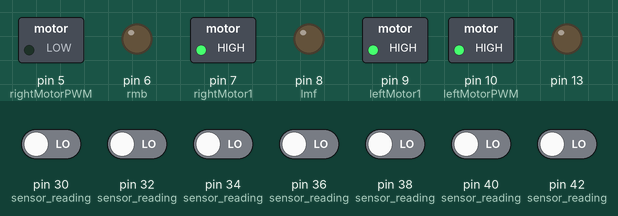
Recording of a sketch running on a simulated Arduino Mega 2560, built with avr-gcc and run on an emulated ATmega2560. Parts: switched loads named in the sketch (green lamp = pin HIGH), output pins drawn as LEDs (lit = HIGH). Inputs (shaded band) come from the test bench; at power-on: pin 30 (sensor_reading), pin 32 (sensor_reading), pin 34 (sensor_reading), pin 36 (sensor_reading), pin 38 (sensor_reading), pin 40 (sensor_reading), pin 42 (sensor_reading) LOW. What the sketch prints to the serial monitor is not drawn.

Above: at 4.2 s.
4.3 s: pin 36 (sensor_reading) driven HIGH
At 4.9 s:
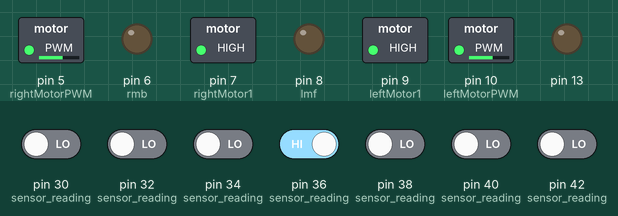
5.8 s: pin 30 (sensor_reading) driven HIGH
At 7.0 s:
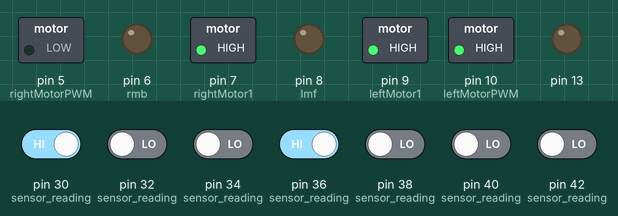
7.3 s: pin 40 (sensor_reading) driven HIGH
At 8.3 s:
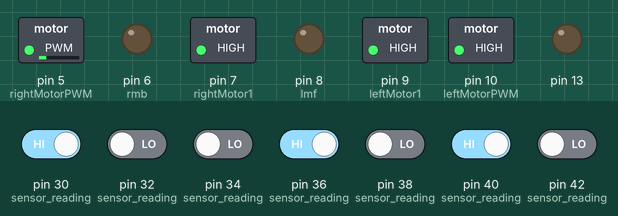
8.8 s: pin 42 (sensor_reading) driven HIGH
At 9.5 s:
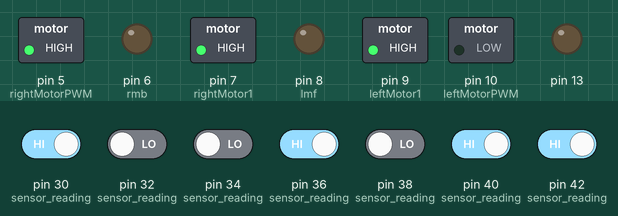
10.3 s: pin 34 (sensor_reading) driven HIGH
At 10.7 s:
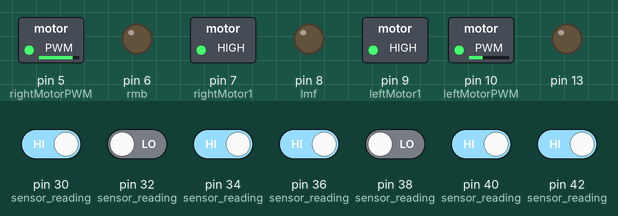
11.8 s: pin 32 (sensor_reading) driven HIGH
At 13.0 s:
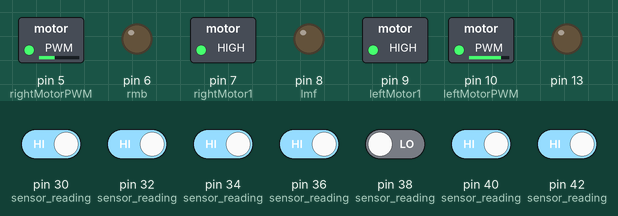
Timing chart, 0 to 14.3 s (numbered marks = the images above; inputs shaded):
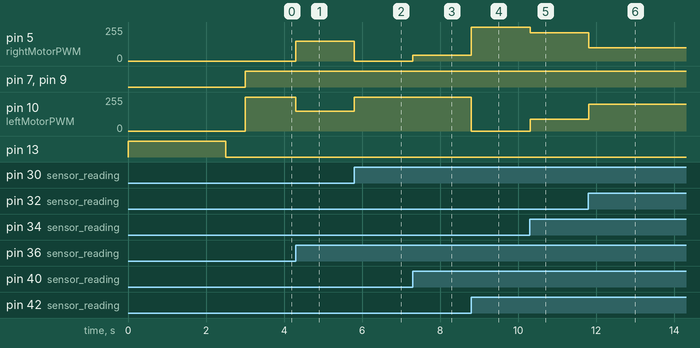

Measured:
- after the input at 4.3 s, pin 5 (rightMotorPWM): 0/255 → 150/255 at once; pin 10 (leftMotorPWM): 255/255 → 150/255 at once
- after the input at 5.8 s, pin 5 (rightMotorPWM): 150/255 → 0/255 at once; pin 10 (leftMotorPWM): 150/255 → 255/255 at once
- after the input at 7.3 s, pin 5 (rightMotorPWM): 0/255 → 45/255 at once
- after the input at 8.8 s, pin 5 (rightMotorPWM): 45/255 → 255/255 at once; pin 10 (leftMotorPWM): 255/255 → 0/255 at once
- after the input at 10.3 s, pin 5 (rightMotorPWM): 255/255 → 213/255 at once; pin 10 (leftMotorPWM): 0/255 → 87/255 at once
- after the input at 11.8 s, pin 5 (rightMotorPWM): 213/255 → 98/255 at once; pin 10 (leftMotorPWM): 87/255 → 202/255 at once

The sketch:

Final_Prog_MECHANIZERS.ino
```cpp
 #include<QTRSensors.h>
int s[7];
int i=1;
int error;
int lme = 10;
int lmf = 8;
int lmb = 9;
int rmf = 7;
int rmb = 6;
int rme = 5;
int r[7];
int data1;
float Kp = .317;
int Kd = 2;
int lastError=0;
int rightMotorSpeed,leftMotorSpeed;
int rightBaseSpeed=150;
int leftBaseSpeed=150;
int rightMaxSpeed=255;
int leftMaxSpeed=255;
#define rightMotor1 7
#define rightMotorPWM 5
#define leftMotor1 9
#define leftMotorPWM 10
QTRSensorsRC qtrrc((unsigned char[]){30,32, 34, 36, 38, 40, 42} ,7,2500,2);
unsigned int sensorValues[7];

void setup() {
  Serial.begin(38400);
  pinMode(lmf, OUTPUT);
  pinMode(rmf, OUTPUT);
  pinMode(lmb, OUTPUT);
  pinMode(rmb, OUTPUT);
  pinMode(lme, OUTPUT);
  pinMode(rme, OUTPUT);
  pinMode(13, OUTPUT);
  digitalWrite(13, HIGH);
  for(int i=0;i<100;i++)
  {
    qtrrc.calibrate();

  }

  digitalWrite(13, LOW);
  delay(500);

}

void sensor_reading() {
  s[1] = digitalRead(30);
  s[2] = digitalRead(32);
  s[3] = digitalRead(34);
  s[4] = digitalRead(36);
  s[5] = digitalRead(38);
  s[6] = digitalRead(40);
  s[7] = digitalRead(42);


}
void data()
{
  if(r[1]==1 && r[2]==0 && r[3]==0 && r[4]==0 && r[5]==0 && r[6]==0 && r[7]==0)
  error = -150;
  else if(r[1]==0 && r[2]==0 && r[3]==0 && r[4]==0 && r[5]==0 && r[6]==0 && r[7]==1)
  error = +150;

  else if(r[1]==0 && r[2]==0 && r[3]==0 && r[4]==1 && r[5]==0 && r[6]==0 && r[7]==0)
  error = 0;

  else if(r[1]==0 && r[2]==0 && r[3]==1 && r[4]==1 && r[5]==0 && r[6]==0 && r[7]==0)
  error = -44.32;
  else if(r[1]==0 && r[2]==0 && r[3]==0 && r[4]==1 && r[5]==1 && r[6]==0 && r[7]==0)
  error = +42.35;

  else if(r[1]==0 && r[2]==1 && r[3]==1 && r[4]==0 && r[5]==0 && r[6]==0 && r[7]==0)
  error = -95.45;
  else if(r[1]==0 && r[2]==0 && r[3]==0 && r[4]==0 && r[5]==1 && r[6]==1 && r[7]==0)
  error = +94.59;

  else if(r[1]==1 && r[2]==1 && r[3]==0 && r[4]==0 && r[5]==0 && r[6]==0 && r[7]==0)
  error = -150;
  else if(r[1]==0 && r[2]==0 && r[3]==0 && r[4]==0 && r[5]==0 && r[6]==1 && r[7]==1)
  error = +150;

  else if(r[1]==1 && r[2]==1 && r[3]==1 && r[4]==0 && r[5]==0 && r[6]==0 && r[7]==0)
  error = -150;
  else if(r[1]==0 && r[2]==0 && r[3]==0 && r[4]==0 && r[5]==1 && r[6]==1 && r[7]==1)
  error = +150;

  else if(r[1]==0 && r[2]==1 && r[3]==1 && r[4]==1 && r[5]==0 && r[6]==0 && r[7]==0)
  error = -95.45;
  else if(r[1]==0 && r[2]==0 && r[3]==0 && r[4]==1 && r[5]==1 && r[6]==1 && r[7]==0)
  error = +94.59;

  else if(r[1]==0 && r[2]==0 && r[3]==1 && r[4]==0 && r[5]==0 && r[6]==0 && r[7]==0)
  error = -44.32;
  else if(r[1]==0 && r[2]==0 && r[3]==0 && r[4]==0 && r[5]==1 && r[6]==0 && r[7]==0)
  error = +42.35;

 // Serial.println (error);

  }


void loop()
{

  if(digitalRead(30)==1 && digitalRead(32)==1 && digitalRead(34)==1 && digitalRead(36)==1 && digitalRead(38)==1 && digitalRead(40)==1 && digitalRead(42)==1)
  {
     digitalWrite(rightMotor1, LOW);

  analogWrite(rightMotorPWM, rightMotorSpeed);

  digitalWrite(leftMotor1, LOW);

  analogWrite(leftMotorPWM, leftMotorSpeed);
  delay(10000);
  }
  unsigned int sensors[7];
  signed int position=qtrrc.readLine(sensors);
  int error=position-3000;

  Serial.println(error);

  int motorSpeed = Kp * error;


  int rightMotorSpeed = rightBaseSpeed + motorSpeed;
  int leftMotorSpeed = leftBaseSpeed - motorSpeed;

    if (rightMotorSpeed > rightMaxSpeed ) rightMotorSpeed = rightMaxSpeed;
  if (leftMotorSpeed > leftMaxSpeed ) leftMotorSpeed = leftMaxSpeed;
  if (rightMotorSpeed < 0) rightMotorSpeed = 0;
  if (leftMotorSpeed < 0) leftMotorSpeed = 0;

   {

  digitalWrite(rightMotor1, HIGH);

  analogWrite(rightMotorPWM, rightMotorSpeed);

  digitalWrite(leftMotor1, HIGH);

  analogWrite(leftMotorPWM, leftMotorSpeed);
   }


}
```
